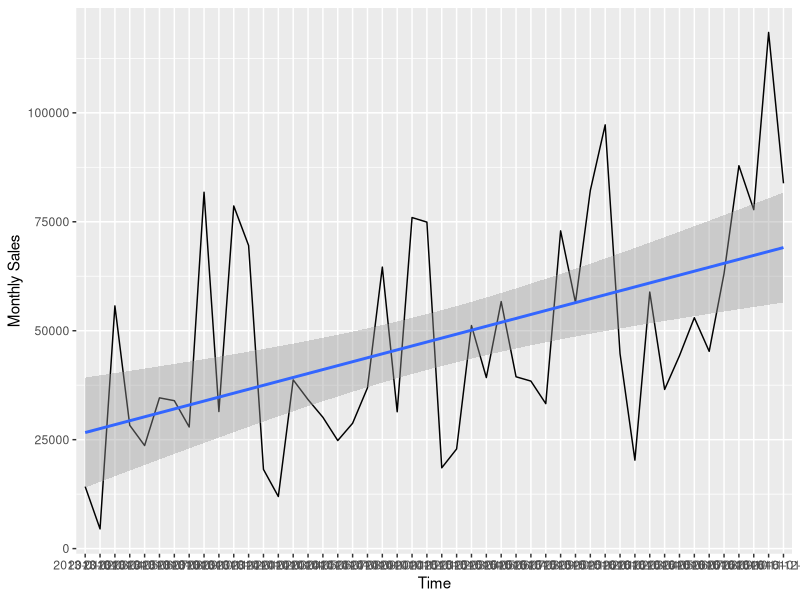
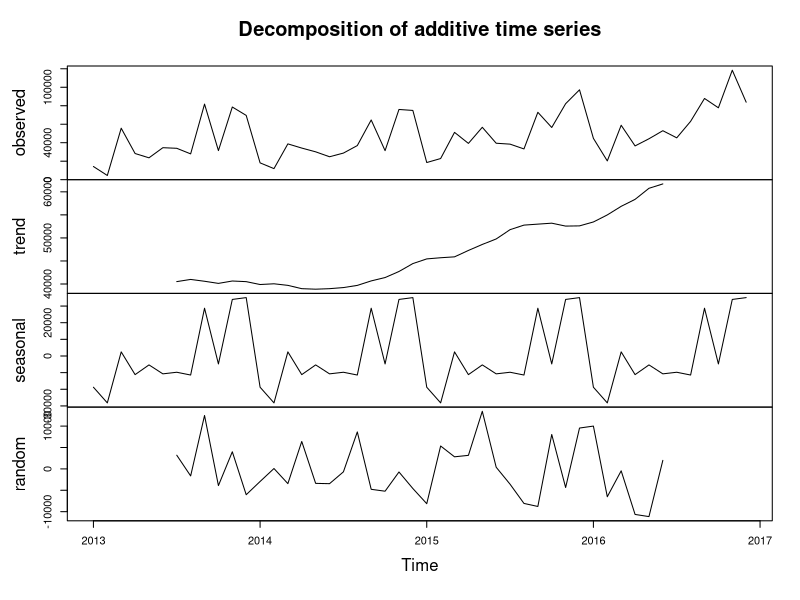
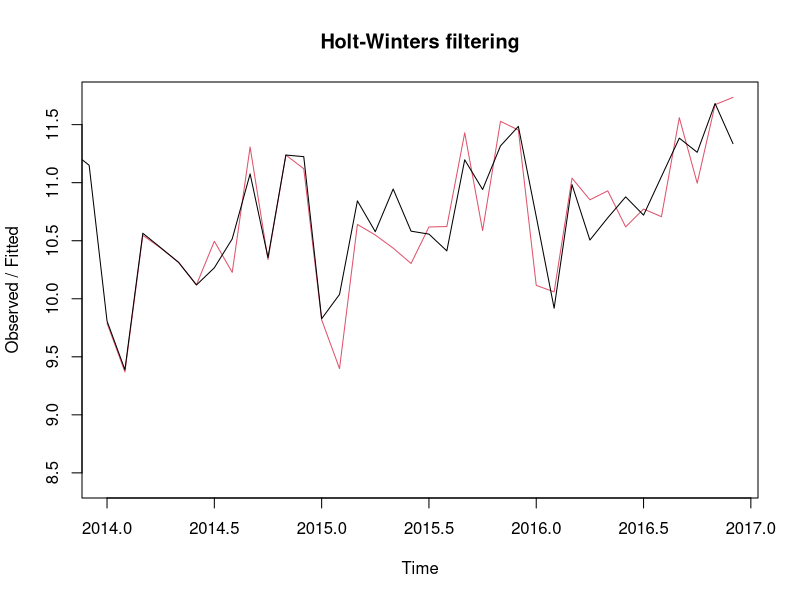
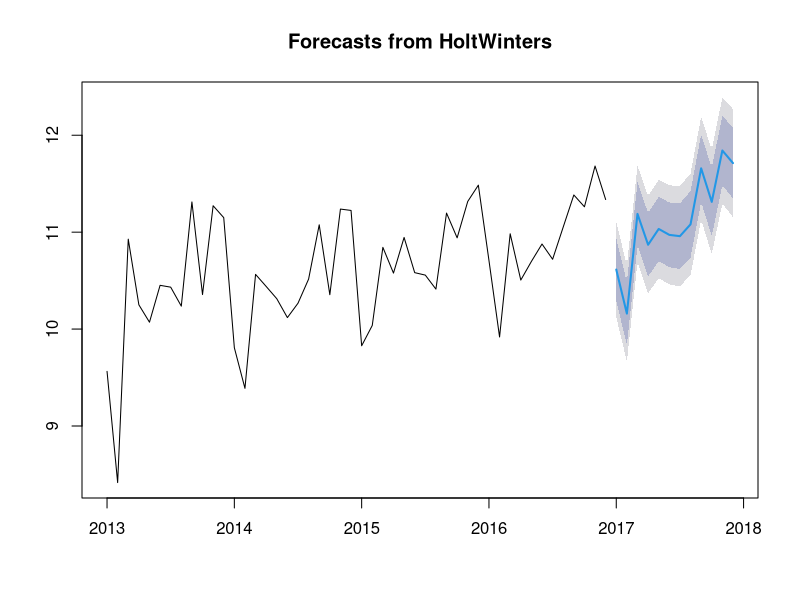
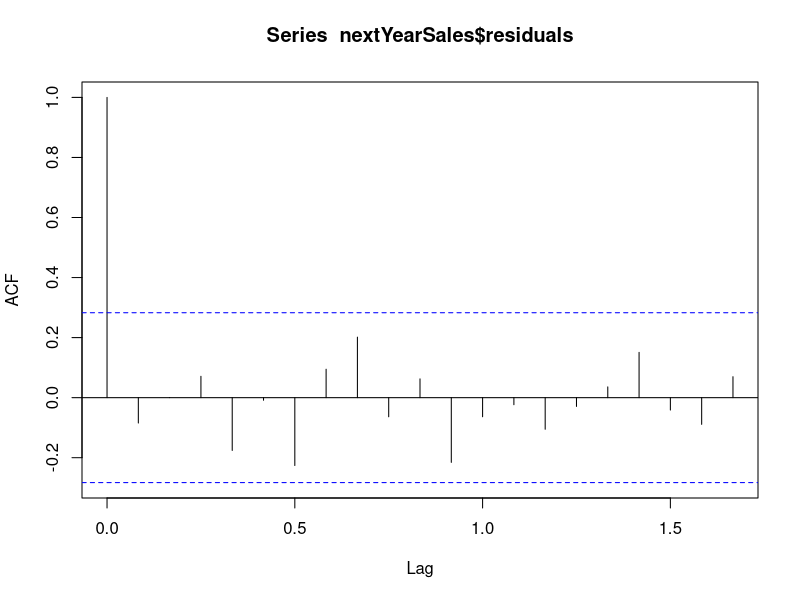

Write the R code that produced these figures, in order.
# load required packages
library(readr)
library(dplyr)
library(ggplot2)
library(forecast)

getwd()

setwd("C:/Users/NeeN/codeahead/projects/time series")

## Step 1: Load the data into R

sales <- read.csv("Data/MonthlySales.csv")

# examine dataset
str(sales)
head(sales, n = 5)
View(sales)

# plotting sales data against time

options(repr.plot.width = 6, repr.plot.height = 3)

ggplot(sales, aes(x = month, y = sales, group = 1)) + geom_line() + geom_smooth(method = 'lm') +labs(x = "Time", y = "Monthly Sales")


# convert our sales data to a time series object
salesTS <- ts(sales$sales, frequency = 12, start = c(2013,1))
class

options(repr.plot.width = 6, repr.plot.height = 5)
salesDecomp <- decompose(salesTS)
plot(salesDecomp)

# log transform time series data
salesLog <- log(salesTS)

salesLogHW <- HoltWinters(salesLog)
salesLogHW

options(repr.plot.width = 6, repr.plot.height = 4)
plot(salesLogHW)

# forecast next year's sales
nextYearSales <- forecast(salesLogHW, h=12)
# plot
plot(nextYearSales)


#Result
nextYearSales

nextYearSales$residuals

#validation

acf(nextYearSales$residuals, na.action = na.pass, lag.max=20)

Box.test(nextYearSales$residuals, lag=20, type="Ljung-Box")
